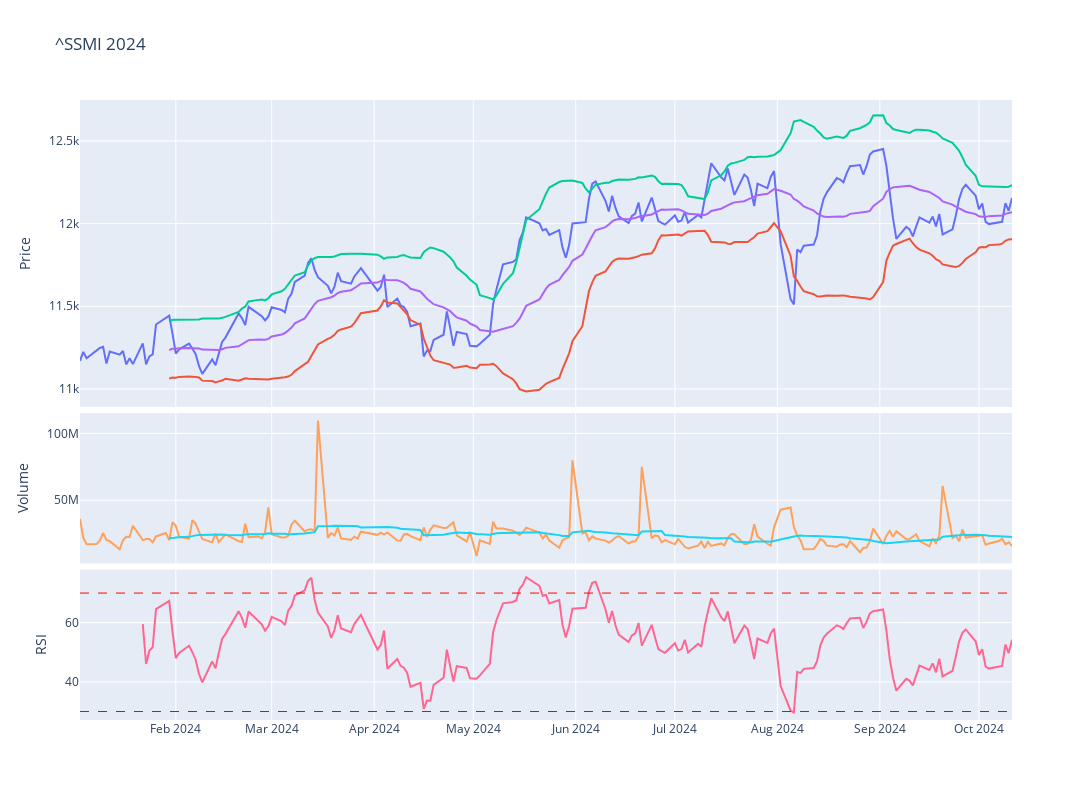

The code cell stored with this chart in its notebook:
### Code cell
# Plot the adjusted close price
fig = make_subplots(rows=4, cols=1,shared_xaxes=True,vertical_spacing=0.01,specs=[[{'rowspan':2,'colspan':1}],[None],[{'rowspan':1,'colspan':1}],[{'rowspan':1,'colspan':1}]])

# Graph (1,1)
fig.add_trace(go.Scatter(x=stock_ticker['Adj Close'].loc[year].index,y=stock_ticker['Adj Close'].loc[year],mode="lines",name=f'{ticker}'),row=1,col=1)
fig.add_trace(go.Scatter(x=stock_ticker['BB_Lower'].loc[year].index,y=stock_ticker['BB_Lower'].loc[year],mode="lines",name='BB_Lower'),row=1,col=1)
fig.add_trace(go.Scatter(x=stock_ticker['BB_Upper'].loc[year].index,y=stock_ticker['BB_Upper'].loc[year],mode="lines",name='BB_Upper'),row=1,col=1)
fig.add_trace(go.Scatter(x=stock_ticker['MMA20'].loc[year].index,y=stock_ticker['MMA20'].loc[year],mode="lines",name='MMA20'),row=1,col=1)
# Update xaxis properties
fig.update_yaxes(title_text="Price", row=1, col=1)

# Graph (3,1)
fig.add_trace(go.Scatter(x=stock_ticker['Volume'].loc[year].index,y=stock_ticker['Volume'].loc[year],mode="lines",name='Volume'),row=3, col=1)
fig.add_trace(go.Scatter(x=stock_ticker['Volume'].loc[year].index,y=stock_ticker['Volume'].loc[year].rolling(20).mean(),mode="lines",name='MMA20'),row=3,col=1)
fig.update_yaxes(title_text="Volume", row=3, col=1)

# Graph (4,1)
fig.add_trace(go.Scatter(x=stock_ticker['RSI'].loc[year].index,y=stock_ticker['RSI'].loc[year],mode="lines",name='RSI'),row=4, col=1)
fig.add_hline(y=30, line_width=1, line_dash="dash", line_color="green",row=4,col=1)
fig.add_hline(y=70, line_width=1, line_dash="dash", line_color="red",row=4,col=1)
fig.update_yaxes(title_text="RSI", row=4, col=1)

fig.update_layout(height=800, width=1300,showlegend=False,title=f"{ticker} {year}")

fig.show()

### Figure 1 — Plotly figure (JSON) as saved in the notebook; plotly's stock layout.template omitted (floating-point values rounded to 4 significant figures; data arrays with more than 128 entries replaced by an {"elided": "..."} marker saying what was removed)
{"data": [{"mode": "lines", "name": "^SSMI", "type": "scatter", "x": {"elided": "196 str values"}, "xaxis": "x", "y": {"elided": "196 float values"}, "yaxis": "y"}, {"mode": "lines", "name": "BB_Lower", "type": "scatter", "x": {"elided": "196 str values"}, "xaxis": "x", "y": {"elided": "196 float values"}, "yaxis": "y"}, {"mode": "lines", "name": "BB_Upper", "type": "scatter", "x": {"elided": "196 str values"}, "xaxis": "x", "y": {"elided": "196 float values"}, "yaxis": "y"}, {"mode": "lines", "name": "MMA20", "type": "scatter", "x": {"elided": "196 str values"}, "xaxis": "x", "y": {"elided": "196 float values"}, "yaxis": "y"}, {"mode": "lines", "name": "Volume", "type": "scatter", "x": {"elided": "196 str values"}, "xaxis": "x2", "y": {"elided": "196 int values"}, "yaxis": "y2"}, {"mode": "lines", "name": "MMA20", "type": "scatter", "x": {"elided": "196 str values"}, "xaxis": "x2", "y": {"elided": "196 int values"}, "yaxis": "y2"}, {"mode": "lines", "name": "RSI", "type": "scatter", "x": {"elided": "196 str values"}, "xaxis": "x3", "y": {"elided": "196 float values"}, "yaxis": "y3"}], "layout": {"height": 800, "shapes": [{"line": {"color": "green", "dash": "dash", "width": 1}, "type": "line", "x0": 0, "x1": 1, "xref": "x3 domain", "y0": 30, "y1": 30, "yref": "y3"}, {"line": {"color": "red", "dash": "dash", "width": 1}, "type": "line", "x0": 0, "x1": 1, "xref": "x3 domain", "y0": 70, "y1": 70, "yref": "y3"}], "showlegend": false, "title": {"text": "^SSMI 2024"}, "width": 1300, "xaxis": {"anchor": "y", "domain": [0, 1], "matches": "x3", "showticklabels": false}, "xaxis2": {"anchor": "y2", "domain": [0, 1], "matches": "x3", "showticklabels": false}, "xaxis3": {"anchor": "y3", "domain": [0, 1]}, "yaxis": {"anchor": "x", "domain": [0.505, 1], "title": {"text": "Price"}}, "yaxis2": {"anchor": "x2", "domain": [0.2525, 0.495], "title": {"text": "Volume"}}, "yaxis3": {"anchor": "x3", "domain": [0, 0.2425], "title": {"text": "RSI"}}}}
